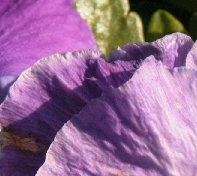
#> input picture data/train_hr/t1.bmp, 197 x 176 px; its folder holds only this picture in this run
$ python -i ScSR.py   (imports and definitions only)
#> lines starting #> are read from the running program, lines starting #| are printed output that depends on the picture
# %% IMPORT LIBRARIES

import numpy as np

from os import listdir

from skimage import io
from skimage.transform import resize
from skimage.color import rgb2ycbcr

from sklearn.preprocessing import normalize
from scipy.signal import convolve2d
from scipy import sparse
from tqdm import tqdm

# %% HELPER FUNCTIONS

def extract_lr_feat(img_lr):
    h, w = img_lr.shape
    img_lr_feat = np.zeros((h, w, 4))

    # FIRST ORDER GRADIENTS
    hf1 = [[-1, 0, 1], ] * 3
    vf1 = np.transpose(hf1)

    img_lr_feat[:, :, 0] = convolve2d(img_lr, hf1, 'same')
    img_lr_feat[:, :, 1] = convolve2d(img_lr, vf1, 'same')

    # SECOND ORDER GRADIENTS
    hf2 = [[1, 0, -2, 0, 1], ] * 3
    vf2 = np.transpose(hf2)

    img_lr_feat[:, :, 2] = convolve2d(img_lr, hf2, 'same')
    img_lr_feat[:, :, 3] = convolve2d(img_lr, vf2, 'same')

    return img_lr_feat

# [148 lines left out: functions create_list_step, lin_scale, fss, ScSR, not called in this run]

>>> import cv2
>>> picture = cv2.imread('data/train_hr/t1.bmp', cv2.IMREAD_GRAYSCALE)
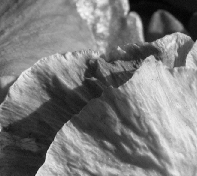
#> picture: shape (176, 197); min 2, max 247, mean 121.9
>>> result = extract_lr_feat(picture)
#> in extract_lr_feat, `img_lr_feat[:, :, 0] = convolve2d(img_lr, hf1, 'same')`:
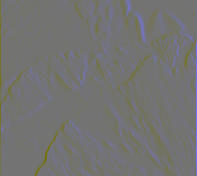
#> img_lr_feat: shape (176, 197, 4) float64; mean of channels 0, 1, 2, 3 -0.8, 0, 0, 0; drawn with min black and max white
#> in extract_lr_feat, `img_lr_feat[:, :, 1] = convolve2d(img_lr, vf1, 'same')`:
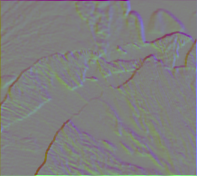
#> img_lr_feat: shape (176, 197, 4) float64; mean of channels 0, 1, 2, 3 -0.8, -0.7, 0, 0; drawn with min black and max white
#> in extract_lr_feat, `img_lr_feat[:, :, 2] = convolve2d(img_lr, hf2, 'same')`:
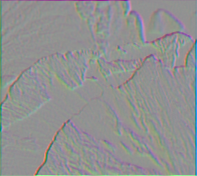
#> img_lr_feat: shape (176, 197, 4) float64; mean of channels 0, 1, 2, 3 -0.8, -0.7, -7.5, 0; drawn with min black and max white

$ run again, on data/train_hr/t11.bmp
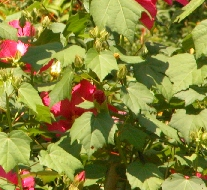
#> input picture data/train_hr/t11.bmp, 207 x 190 px
#> `picture = cv2.imread('data/train_hr/t1.bmp', cv2.IMREAD_GRAYSCALE)`:
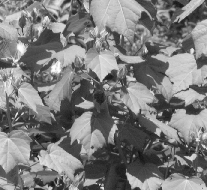
#> picture: shape (190, 207); min 17, max 254, mean 125
#> in extract_lr_feat, `img_lr_feat[:, :, 2] = convolve2d(img_lr, hf2, 'same')`:
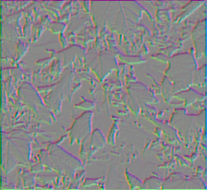
#> img_lr_feat: shape (190, 207, 4) float64; mean of channels 0, 1, 2, 3 0.2, 0.2, -8.2, 0; drawn with min black and max white

$ run again, on data/train_hr/t12.bmp
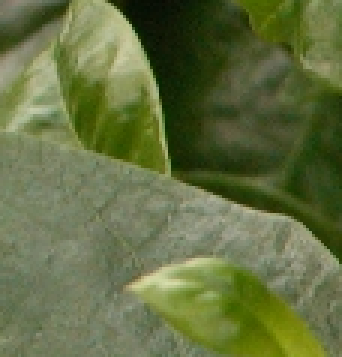
#> input picture data/train_hr/t12.bmp, 114 x 119 px (shown 3 times larger)
#> `picture = cv2.imread('data/train_hr/t1.bmp', cv2.IMREAD_GRAYSCALE)`:
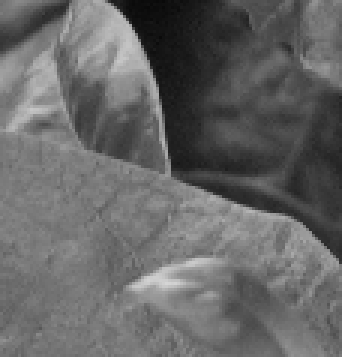
#> picture: shape (119, 114) (shown 3 times larger); min 9, max 213, mean 102.2
#> in extract_lr_feat, `img_lr_feat[:, :, 2] = convolve2d(img_lr, hf2, 'same')`:
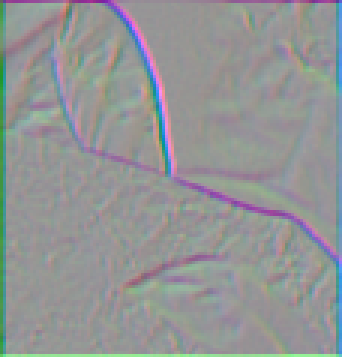
#> img_lr_feat: shape (119, 114, 4) float64 (shown 3 times larger); mean of channels 0, 1, 2, 3 1, -0.9, -10.3, 0; drawn with min black and max white

$ run again, on data/train_hr/t13.bmp
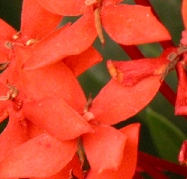
#> input picture data/train_hr/t13.bmp, 187 x 179 px
#> `picture = cv2.imread('data/train_hr/t1.bmp', cv2.IMREAD_GRAYSCALE)`:
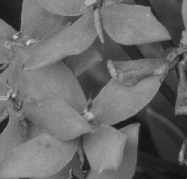
#> picture: shape (179, 187); min 13, max 211, mean 106.7
#> in extract_lr_feat, `img_lr_feat[:, :, 2] = convolve2d(img_lr, hf2, 'same')`:
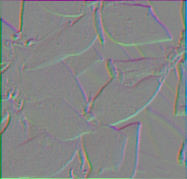
#> img_lr_feat: shape (179, 187, 4) float64; mean of channels 0, 1, 2, 3 0.3, 0.3, -6.3, 0; drawn with min black and max white
